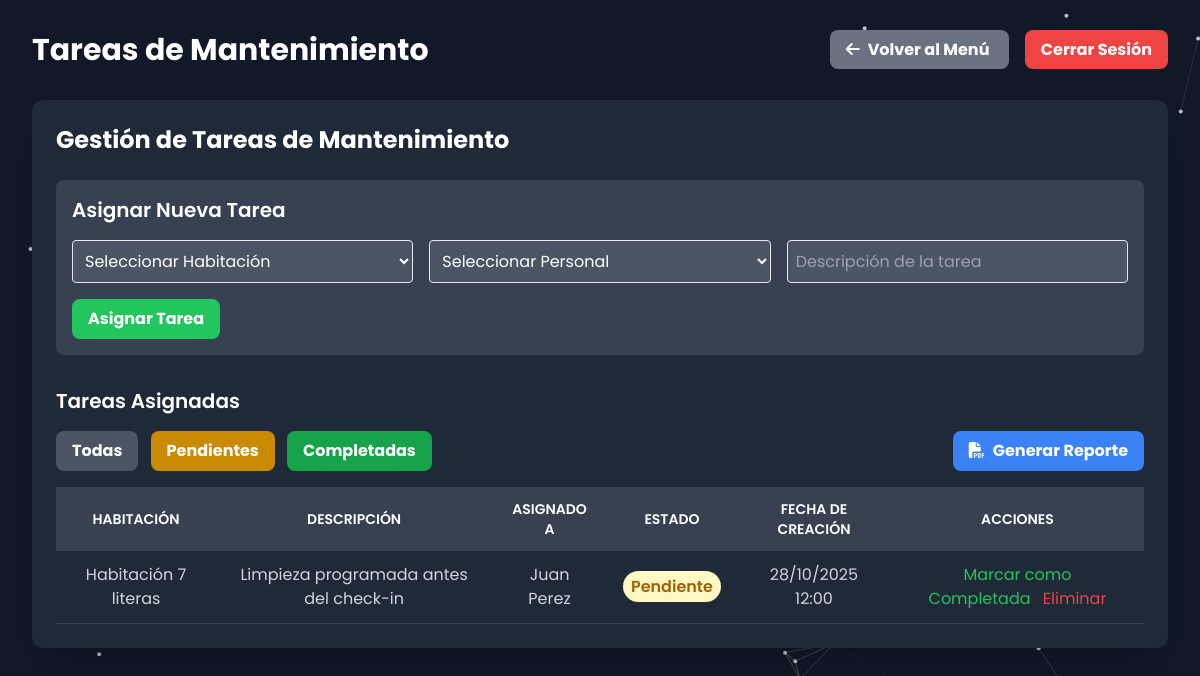
Page /admin_maintenance_tasks.php (signed in) on the committed database.
### tables this page shows
CREATE TABLE `maintenance_tasks` (
  `id` int(11) NOT NULL,
  `room_id` int(11) NOT NULL,
  `assigned_to_user_id` int(11) NOT NULL,
  `task_description` text DEFAULT 'Limpieza estándar de la habitación.',
  `status` enum('pending','completed') NOT NULL DEFAULT 'pending',
  `created_at` timestamp NOT NULL DEFAULT current_timestamp(),
  `completed_at` timestamp NULL DEFAULT NULL
);

CREATE TABLE `rooms` (
  `id` varchar(10) NOT NULL,
  `type` varchar(255) NOT NULL,
  `description` text NOT NULL,
  `price` decimal(10,2) NOT NULL,
  `photos` text NOT NULL,
  `videos` text DEFAULT '[]',
  `floor` int(11) NOT NULL,
  `floor_id` int(11) NOT NULL,
  `status` enum('enabled','disabled') NOT NULL DEFAULT 'enabled'
);

CREATE TABLE `users` (
  `id` int(11) NOT NULL,
  `name` varchar(255) NOT NULL,
  `email` varchar(255) NOT NULL,
  `cedula` varchar(20) DEFAULT NULL,
  `cedula_type` varchar(10) DEFAULT 'V',
  `password` varchar(255) NOT NULL,
  `role` enum('client','admin','maintenance') NOT NULL DEFAULT 'client',
  `is_verified` tinyint(1) NOT NULL DEFAULT 1
);

### admin_maintenance_tasks.php (the view, shortened to what this page needs)
<?php
include 'php/db.php';
$maintenance_sql = "SELECT mt.id, r.type as room_type, u.name as staff_name, mt.task_description, mt.status, mt.created_at
                    FROM maintenance_tasks mt
                    JOIN rooms r ON mt.room_id = r.id
                    JOIN users u ON mt.assigned_to_user_id = u.id
                    ORDER BY mt.created_at ASC";
$maintenance_result = $conn->query($maintenance_sql);
?>
<!DOCTYPE html>
<html lang="es">
<head>
    <script src="https://cdn.tailwindcss.com"></script>
    <link href="https://unpkg.com/aos@2.3.1/dist/aos.css" rel="stylesheet">
    <link rel="stylesheet" href="https://cdnjs.cloudflare.com/ajax/libs/font-awesome/6.4.0/css/all.min.css" />
    <link rel="stylesheet" href="css/styles.css">
</head>
<body class="bg-gray-900 text-white font-poppins">
    <div class="min-h-screen p-8">
        <div class="flex justify-between items-center mb-8">
            <div class="flex items-center">
                <h1 class="text-3xl font-bold">Tareas de Mantenimiento</h1>
            </div>
            <div>
                <a href="admin.php" class="bg-gray-500 hover:bg-gray-600 text-white font-bold py-2 px-4 rounded-lg mr-4">
                    <i class="fas fa-arrow-left mr-2"></i>Volver al Menú
                </a>
                <a href="php/logout.php" class="bg-red-500 hover:bg-red-600 text-white font-bold py-2 px-4 rounded-lg">Cerrar Sesión</a>
            </div>
        </div>
        <div class="bg-gray-800 text-white p-6 rounded-xl shadow-2xl mb-8">
            <h2 class="text-2xl font-bold mb-6">Gestión de Tareas de Mantenimiento</h2>
            <form action="php/maintenance_handler.php" method="POST" class="mb-8 p-4 bg-gray-700 rounded-lg">
                <h3 class="text-xl font-semibold mb-4">Asignar Nueva Tarea</h3>
                <div class="grid grid-cols-1 md:grid-cols-3 gap-4">
                    <select name="room_id" required class="p-2 border rounded bg-gray-600 text-white">
                        <option value="">Seleccionar Habitación</option>
                    </select>
                    <select name="assigned_to_user_id" required class="p-2 border rounded bg-gray-600 text-white">
                        <option value="">Seleccionar Personal</option>
                    </select>
                    <input type="text" name="task_description" placeholder="Descripción de la tarea" required class="p-2 border rounded bg-gray-600 text-white">
                </div>
                <button type="submit" name="create_task" class="mt-4 bg-green-500 hover:bg-green-600 text-white font-bold py-2 px-4 rounded-lg">Asignar Tarea</button>
            </form>
            <h3 class="text-xl font-semibold mb-4">Tareas Asignadas</h3>
            <div class="mb-4 flex justify-between items-center">
                <div>
                    <button onclick="filterTasks('all')" class="bg-gray-600 hover:bg-gray-700 text-white font-bold py-2 px-4 rounded-lg mr-2">Todas</button>
                    <button onclick="filterTasks('pending')" class="bg-yellow-600 hover:bg-yellow-700 text-white font-bold py-2 px-4 rounded-lg mr-2">Pendientes</button>
                    <button onclick="filterTasks('completed')" class="bg-green-600 hover:bg-green-700 text-white font-bold py-2 px-4 rounded-lg">Completadas</button>
                </div>
                <button onclick="generateReport()" class="bg-blue-500 hover:bg-blue-600 text-white font-bold py-2 px-4 rounded-lg">
                    <i class="fas fa-file-pdf mr-2"></i>Generar Reporte
                </button>
            </div>
            <div class="overflow-x-auto">
                <table class="min-w-full bg-gray-800" id="tasks-table">
                    <thead class="bg-gray-700 text-white">
                        <tr>
                            <th class="py-3 px-4 uppercase font-semibold text-sm text-center">Habitación</th>
                            <th class="py-3 px-4 uppercase font-semibold text-sm text-center">Descripción</th>
                            <th class="py-3 px-4 uppercase font-semibold text-sm text-center">Asignado a</th>
                            <th class="py-3 px-4 uppercase font-semibold text-sm text-center">Estado</th>
                            <th class="py-3 px-4 uppercase font-semibold text-sm text-center">Fecha de Creación</th>
                            <th class="py-3 px-4 uppercase font-semibold text-sm text-center">Acciones</th>
                        </tr>
                    </thead>
                    <tbody class="text-gray-300">
                        <?php if ($maintenance_result->num_rows > 0): ?>
                            <?php while($task = $maintenance_result->fetch_assoc()): ?>
                                <tr class="hover:bg-gray-700 border-b border-gray-700 task-row" data-status="<?php echo $task['status']; ?>">
                                    <td class="py-3 px-4 text-center"><?php echo $task['room_type']; ?></td>
                                    <td class="py-3 px-4 text-center"><?php echo htmlspecialchars($task['task_description']); ?></td>
                                    <td class="py-3 px-4 text-center"><?php echo $task['staff_name']; ?></td>
                                    <td class="py-3 px-4 text-center">
                                        <?php
                                            $status_classes = [
                                                'pending' => 'text-yellow-700 bg-yellow-100',
                                                'completed' => 'text-green-700 bg-green-100'
                                            ];
                                            $status_class = $status_classes[$task['status']] ?? 'text-gray-700 bg-gray-100';
                                            $status_translations = [
                                                'pending' => 'Pendiente',
                                                'completed' => 'Completada'
                                            ];
                                            $translated_status = $status_translations[$task['status']] ?? ucfirst($task['status']);
                                        ?>
                                        <span class="px-2 py-1 font-semibold leading-tight rounded-full <?php echo $status_class; ?>">
                                            <?php echo $translated_status; ?>
                                        </span>
                                    </td>
                                    <td class="py-3 px-4 text-center"><?php echo date('d/m/Y H:i', strtotime($task['created_at'])); ?></td>
                                    <td class="py-3 px-4 text-center">
                                        <?php if ($task['status'] == 'pending'): ?>
                                            <a href="php/maintenance_handler.php?action=complete&id=<?php echo $task['id']; ?>" class="text-green-500 hover:text-green-700 mr-2">Marcar como Completada</a>
                                        <?php endif; ?>
                                        <a href="php/maintenance_handler.php?action=delete&id=<?php echo $task['id']; ?>" onclick="return confirm('¿Estás seguro de eliminar esta tarea?')" class="text-red-500 hover:text-red-700">Eliminar</a>
                                    </td>
                                </tr>
                            <?php endwhile; ?>
                        <?php else: ?>
                            <tr>
                                <td colspan="6" class="text-center py-4">No hay tareas asignadas.</td>
                            </tr>
                        <?php endif; ?>
                    </tbody>
                </table>
            </div>
        </div>
    </div>
</body>
</html>

### css/styles.css (style rules this page uses)
:root { --font-montserrat: 'Montserrat', sans-serif; --font-poppins: 'Poppins', sans-serif; --color-green: #006400; --color-red: #FF0000; }
body { font-family: var(--font-poppins); background-color: transparent; }

### admin_maintenance_tasks.php (style rules this page uses)
body { background: #111; overflow-x: hidden; }

### rows in the picture
maintenance_tasks: room.type "Habitación 7 literas", task_description "Limpieza programada antes del check-in", assigned_to_user.name "Juan Perez", status "Pendiente", created_at "28/10/2025 12:00"
